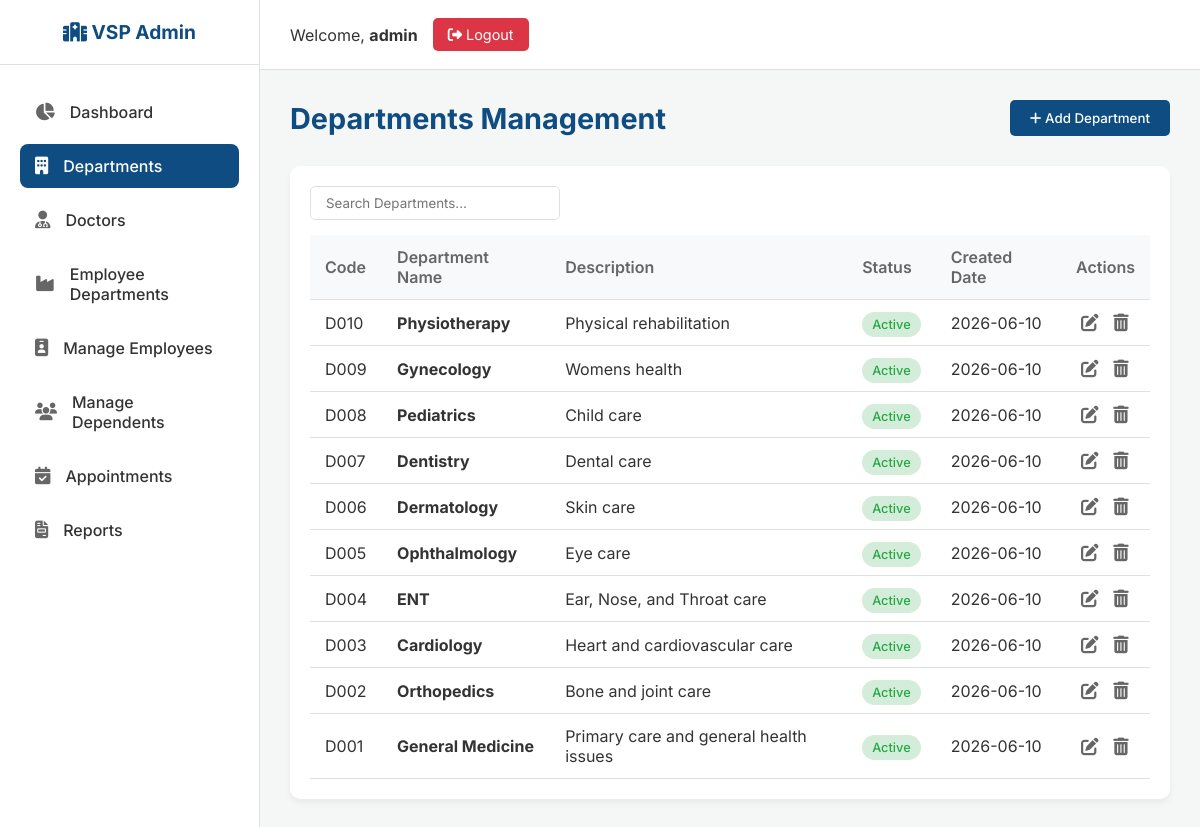
The page /admin/departments (signed in) on the database its author committed.
### tables this page shows
CREATE TABLE departments (
            id INTEGER PRIMARY KEY AUTOINCREMENT,
            department_code TEXT UNIQUE NOT NULL,
            name TEXT NOT NULL,
            description TEXT,
            status TEXT DEFAULT 'Active',
            created_date TEXT NOT NULL
        );

### app.py (the view, shortened to what this page needs)
@app.route('/admin/departments', methods=['GET', 'POST'])
def admin_departments():
    if not check_admin(): return redirect(url_for('login'))
    conn = get_db_connection()
    departments = conn.execute('SELECT * FROM departments ORDER BY id DESC').fetchall()
    conn.close()
    return render_template('admin_departments.html', departments=departments)

### app.py (called while the page is built)
def get_db_connection():
    conn = sqlite3.connect('hospital.db')
    conn.row_factory = sqlite3.Row
    return conn

def check_admin():
    if not session.get('user_id') or session.get('role') != 'admin':
        return False
    return True

### templates/admin_departments.html (shortened to what this page needs)
{% extends "admin_base.html" %}
{% block content %}
<div class="page-header">
    <h1 class="page-title">Departments Management</h1>
    <button class="btn-primary" data-modal-target="addDeptModal"><i class="fas fa-plus"></i> Add Department</button>
</div>
<div class="table-container">
    <div class="table-header">
        <input type="text" class="search-box" id="deptSearch" data-target="#deptTable" placeholder="Search Departments...">
    </div>
    <table class="data-table" id="deptTable">
        <thead>
            <tr>
                <th>Code</th>
                <th>Department Name</th>
                <th>Description</th>
                <th>Status</th>
                <th>Created Date</th>
                <th>Actions</th>
            </tr>
        </thead>
        <tbody>
            {% for dept in departments %}
            <tr>
                <td>{{ dept.department_code }}</td>
                <td><strong>{{ dept.name }}</strong></td>
                <td>{{ dept.description[:50] }}{% if dept.description|length > 50 %}...{% endif %}</td>
                <td>
                    <span class="badge {% if dept.status == 'Active' %}badge-active{% else %}badge-inactive{% endif %}">
                        {{ dept.status }}
                    </span>
                </td>
                <td>{{ dept.created_date }}</td>
                <td class="action-btns">
                    <button class="edit" data-modal-target="editDeptModal"
                            data-id="{{ dept.id }}"
                            data-department_code="{{ dept.department_code }}"
                            data-name="{{ dept.name }}"
                            data-description="{{ dept.description }}"
                            data-status="{{ dept.status }}"
                            title="Edit">
                        <i class="fas fa-edit"></i>
                    </button>
                    <form action="{{ url_for('admin_departments') }}" method="POST" style="display:inline;" onsubmit="return confirm('Are you sure you want to delete this department?');">
                        <button type="submit" class="delete" title="Delete"><i class="fas fa-trash-alt"></i></button>
                    </form>
                </td>
            </tr>
            {% else %}
            <tr>
                <td colspan="6" style="text-align: center;">No departments found.</td>
            </tr>
            {% endfor %}
        </tbody>
    </table>
</div>
{% endblock %}

### static/css/admin_style.css (style rules this page uses)
:root { --primary-color: #0f4c81; --secondary-color: #1a73e8; --accent-color: #fca311; --bg-color: #f4f7f6; --sidebar-bg: #ffffff; --text-main: #333333; --text-muted: #666666; --success-color: #28a745; --danger-color: #dc3545; --warning-color: #ffc107; --info-color: #17a2b8; --border-color: #e0e0e0; --card-shadow: 0 4px 6px rgba(0,0,0,0.05); --transition-speed: 0.3s; }
* { margin: 0; padding: 0; box-sizing: border-box; font-family: 'Inter', 'Segoe UI', Tahoma, Geneva, Verdana, sans-serif; }
body { background-color: var(--bg-color); color: var(--text-main); display: flex; min-height: 100vh; overflow-x: hidden; }
.page-header { display: flex; justify-content: space-between; align-items: center; margin-bottom: 30px; }
.page-title { font-size: 1.8rem; color: var(--primary-color); }
.table-container { background: #fff; border-radius: 10px; padding: 20px; box-shadow: var(--card-shadow); overflow-x: auto; }
.table-header { display: flex; justify-content: space-between; align-items: center; margin-bottom: 15px; }
.search-box { padding: 8px 15px; border: 1px solid var(--border-color); border-radius: 5px; width: 250px; outline: none; }
.btn-primary { background-color: var(--primary-color); color: white; padding: 10px 20px; border: none; border-radius: 5px; cursor: pointer; font-weight: 500; text-decoration: none; display: inline-block; transition: background 0.3s; }
.data-table { width: 100%; border-collapse: collapse; }
.data-table th, .data-table td { padding: 12px 15px; text-align: left; border-bottom: 1px solid var(--border-color); }
.data-table th { background-color: #f8f9fa; color: var(--text-muted); font-weight: 600; }
.badge { padding: 5px 10px; border-radius: 20px; font-size: 0.8rem; font-weight: 500; }
.badge-active { background-color: #d4edda; color: var(--success-color); }
.action-btns button, .action-btns a { border: none; background: none; cursor: pointer; font-size: 1.1rem; margin: 0 5px; color: var(--text-muted); }

### rows shown on the page
departments: department_code "D010", name "Physiotherapy", description "Physical rehabilitation", status "Active", created_date "2026-06-10"
departments: department_code "D009", name "Gynecology", description "Womens health", status "Active", created_date "2026-06-10"
departments: department_code "D008", name "Pediatrics", description "Child care", status "Active", created_date "2026-06-10"
departments: department_code "D007", name "Dentistry", description "Dental care", status "Active", created_date "2026-06-10"
departments: department_code "D006", name "Dermatology", description "Skin care", status "Active", created_date "2026-06-10"
departments: department_code "D005", name "Ophthalmology", description "Eye care", status "Active", created_date "2026-06-10"
departments: department_code "D004", name "ENT", description "Ear, Nose, and Throat care", status "Active", created_date "2026-06-10"
departments: department_code "D003", name "Cardiology", description "Heart and cardiovascular care", status "Active", created_date "2026-06-10"
departments: department_code "D002", name "Orthopedics", description "Bone and joint care", status "Active", created_date "2026-06-10"
departments: department_code "D001", name "General Medicine", description "Primary care and general health issues", status "Active", created_date "2026-06-10"

### other values the page prints
{{ session.name }} "admin"
